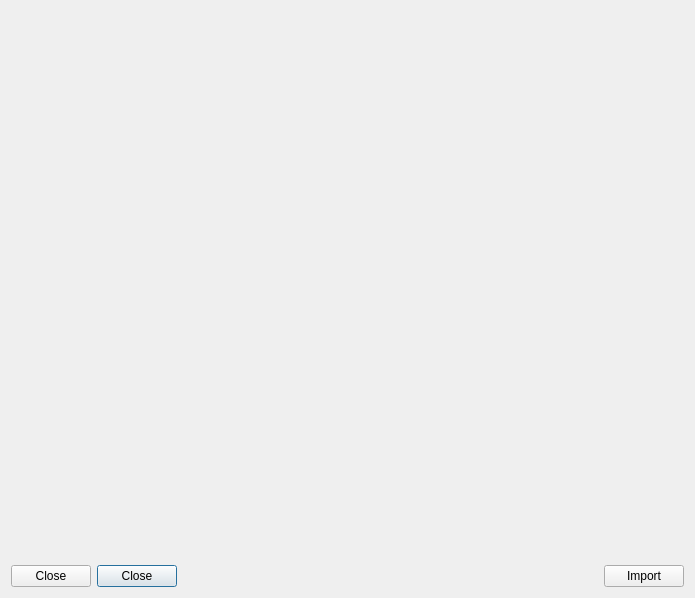
<?xml version="1.0" encoding="UTF-8"?>
<ui version="4.0">
 <class>ImportDialog</class>
 <widget class="QDialog" name="ImportDialog">
  <property name="windowModality">
   <enum>Qt::WindowModal</enum>
  </property>
  <property name="geometry">
   <rect>
    <x>0</x>
    <y>0</y>
    <width>695</width>
    <height>598</height>
   </rect>
  </property>
  <property name="windowTitle">
   <string>MediaElch</string>
  </property>
  <property name="windowIcon">
   <iconset resource="../../data/MediaElch.qrc">
    <normaloff>:/img/MediaElch.png</normaloff>:/img/MediaElch.png</iconset>
  </property>
  <property name="modal">
   <bool>true</bool>
  </property>
  <layout class="QVBoxLayout" name="verticalLayout" stretch="1,0">
   <item>
    <widget class="SlidingStackedWidget" name="stackedWidget">
     <property name="currentIndex">
      <number>0</number>
     </property>
     <widget class="MovieSearchWidget" name="movieSearchWidget"/>
     <widget class="QWidget" name="importPage2">
      <layout class="QVBoxLayout" name="verticalLayout_3">
       <item>
        <layout class="QHBoxLayout" name="horizontalLayout_2" stretch="0,0,1,0">
         <item>
          <widget class="QLabel" name="loading">
           <property name="text">
            <string>Loading</string>
           </property>
          </widget>
         </item>
         <item>
          <widget class="Badge" name="badgeSuccess">
           <property name="text">
            <string>Success</string>
           </property>
          </widget>
         </item>
         <item>
          <widget class="QLabel" name="labelLoading">
           <property name="text">
            <string>Loading movie...</string>
           </property>
          </widget>
         </item>
         <item>
          <spacer name="horizontalSpacer_2">
           <property name="orientation">
            <enum>Qt::Horizontal</enum>
           </property>
           <property name="sizeHint" stdset="0">
            <size>
             <width>40</width>
             <height>20</height>
            </size>
           </property>
          </spacer>
         </item>
        </layout>
       </item>
       <item>
        <widget class="RenamerPlaceholders" name="placeholders" native="true"/>
       </item>
       <item>
        <layout class="QFormLayout" name="formLayout">
         <item row="0" column="0">
          <widget class="QLabel" name="labelDirectoryNaming">
           <property name="text">
            <string>Directory Naming</string>
           </property>
          </widget>
         </item>
         <item row="0" column="1">
          <widget class="QLineEdit" name="directoryNaming"/>
         </item>
         <item row="1" column="0">
          <widget class="QLabel" name="label">
           <property name="text">
            <string>File Naming</string>
           </property>
          </widget>
         </item>
         <item row="1" column="1">
          <widget class="QLineEdit" name="fileNaming"/>
         </item>
         <item row="2" column="1">
          <widget class="QCheckBox" name="chkSeasonDirectories">
           <property name="text">
            <string/>
           </property>
          </widget>
         </item>
         <item row="2" column="0">
          <widget class="QLabel" name="labelUseSeasonDirectories">
           <property name="text">
            <string>Use Season Directories</string>
           </property>
          </widget>
         </item>
         <item row="3" column="0">
          <widget class="QLabel" name="labelSeasonNaming">
           <property name="text">
            <string>Season Directory Naming</string>
           </property>
          </widget>
         </item>
         <item row="3" column="1">
          <widget class="QLineEdit" name="seasonNaming"/>
         </item>
         <item row="4" column="1">
          <widget class="QCheckBox" name="chkKeepSourceFiles">
           <property name="text">
            <string/>
           </property>
          </widget>
         </item>
         <item row="4" column="0">
          <widget class="QLabel" name="label_5">
           <property name="text">
            <string>Keep source files after import</string>
           </property>
          </widget>
         </item>
        </layout>
       </item>
       <item>
        <spacer name="verticalSpacer">
         <property name="orientation">
          <enum>Qt::Vertical</enum>
         </property>
         <property name="sizeHint" stdset="0">
          <size>
           <width>20</width>
           <height>40</height>
          </size>
         </property>
        </spacer>
       </item>
       <item>
        <widget class="QProgressBar" name="progressBar">
         <property name="minimum">
          <number>0</number>
         </property>
         <property name="maximum">
          <number>100</number>
         </property>
         <property name="value">
          <number>0</number>
         </property>
        </widget>
       </item>
      </layout>
     </widget>
     <widget class="ConcertSearchWidget" name="concertSearchWidget"/>
     <widget class="TvShowSearchEpisode" name="tvShowSearchEpisode"/>
    </widget>
   </item>
   <item>
    <layout class="QHBoxLayout" name="horizontalLayout">
     <item>
      <widget class="QPushButton" name="btnReject">
       <property name="text">
        <string>Close</string>
       </property>
       <property name="autoDefault">
        <bool>false</bool>
       </property>
      </widget>
     </item>
     <item>
      <widget class="QPushButton" name="btnAccept">
       <property name="text">
        <string>Close</string>
       </property>
      </widget>
     </item>
     <item>
      <spacer name="horizontalSpacer">
       <property name="orientation">
        <enum>Qt::Horizontal</enum>
       </property>
       <property name="sizeHint" stdset="0">
        <size>
         <width>40</width>
         <height>20</height>
        </size>
       </property>
      </spacer>
     </item>
     <item>
      <widget class="QPushButton" name="btnImport">
       <property name="text">
        <string>Import</string>
       </property>
      </widget>
     </item>
    </layout>
   </item>
  </layout>
 </widget>
 <customwidgets>
  <customwidget>
   <class>SlidingStackedWidget</class>
   <extends>QStackedWidget</extends>
   <header>ui/small_widgets/SlidingStackedWidget.h</header>
   <container>1</container>
  </customwidget>
  <customwidget>
   <class>Badge</class>
   <extends>QLabel</extends>
   <header>ui/small_widgets/Badge.h</header>
  </customwidget>
  <customwidget>
   <class>MovieSearchWidget</class>
   <extends>QWidget</extends>
   <header>movies/MovieSearchWidget.h</header>
   <container>1</container>
  </customwidget>
  <customwidget>
   <class>ConcertSearchWidget</class>
   <extends>QWidget</extends>
   <header>concerts/ConcertSearchWidget.h</header>
   <container>1</container>
  </customwidget>
  <customwidget>
   <class>TvShowSearchEpisode</class>
   <extends>QWidget</extends>
   <header>tvShows/TvShowSearchEpisode.h</header>
   <container>1</container>
  </customwidget>
  <customwidget>
   <class>RenamerPlaceholders</class>
   <extends>QWidget</extends>
   <header>renamer/RenamerPlaceholders.h</header>
   <container>1</container>
  </customwidget>
 </customwidgets>
 <resources>
  <include location="../../data/MediaElch.qrc"/>
 </resources>
 <connections>
  <connection>
   <sender>btnReject</sender>
   <signal>clicked()</signal>
   <receiver>ImportDialog</receiver>
   <slot>reject()</slot>
   <hints>
    <hint type="sourcelabel">
     <x>709</x>
     <y>554</y>
    </hint>
    <hint type="destinationlabel">
     <x>379</x>
     <y>291</y>
    </hint>
   </hints>
  </connection>
  <connection>
   <sender>btnAccept</sender>
   <signal>clicked()</signal>
   <receiver>ImportDialog</receiver>
   <slot>accept()</slot>
   <hints>
    <hint type="sourcelabel">
     <x>129</x>
     <y>554</y>
    </hint>
    <hint type="destinationlabel">
     <x>379</x>
     <y>291</y>
    </hint>
   </hints>
  </connection>
 </connections>
</ui>
